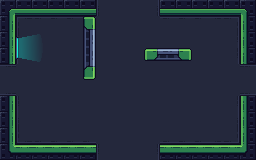

A 2D game scene composited from a Tiled map and its tileset images. What follows is a short description and the map's XML, with each tile layer's data collapsed to a summary:
An orthogonal 16x10 tile map with 16x16 px tiles, 5 tile layers (Background, Ground, Platforms, Spikes, ...) and 36 objects (4x Arrow, Spawn, Exit).

<map version="1.10" tiledversion="1.12.2" orientation="orthogonal" renderorder="right-down" width="16" height="10" tilewidth="16" tileheight="16" infinite="0" nextlayerid="7" nextobjectid="7">
 <editorsettings>
  <export target="level06.json" format="json" />
 </editorsettings>
 <tileset firstgid="1" name="tileset" tilewidth="16" tileheight="16" tilecount="180" columns="18">
  <image source="tileset.png" width="288" height="160" />
  <tile id="15">
   <objectgroup draworder="index" id="2">
    <object id="1" x="8" y="12" width="8" height="4" />
   </objectgroup>
  </tile>
  <tile id="16">
   <objectgroup draworder="index" id="2">
    <object id="1" x="0" y="12" width="8" height="4" />
   </objectgroup>
  </tile>
  <tile id="32">
   <objectgroup draworder="index" id="2">
    <object id="1" x="0" y="6" width="16" height="10" />
   </objectgroup>
  </tile>
  <tile id="33">
   <objectgroup draworder="index" id="2">
    <object id="1" x="2" y="0" width="14" height="16" />
   </objectgroup>
  </tile>
  <tile id="34">
   <objectgroup draworder="index" id="2">
    <object id="1" x="0" y="0" width="13" height="16" />
   </objectgroup>
  </tile>
  <tile id="66">
   <objectgroup draworder="index" id="2">
    <object id="1" x="0" y="8" width="16" height="8" />
   </objectgroup>
  </tile>
  <tile id="67">
   <objectgroup draworder="index" id="2">
    <object id="1" x="0" y="10" width="16" height="6" />
   </objectgroup>
  </tile>
  <tile id="68">
   <objectgroup draworder="index" id="2">
    <object id="1" x="0" y="10" width="16" height="6" />
   </objectgroup>
  </tile>
  <tile id="69">
   <objectgroup draworder="index" id="2">
    <object id="1" x="0" y="8" width="16" height="8" />
   </objectgroup>
  </tile>
  <tile id="70">
   <objectgroup draworder="index" id="2">
    <object id="1" x="0" y="10" width="16" height="6" />
   </objectgroup>
  </tile>
  <tile id="71">
   <objectgroup draworder="index" id="2">
    <object id="1" x="0" y="10" width="16" height="6" />
   </objectgroup>
  </tile>
  <tile id="75">
   <objectgroup draworder="index" id="2">
    <object id="1" x="5" y="5" width="11" height="11" />
   </objectgroup>
  </tile>
  <tile id="76">
   <objectgroup draworder="index" id="2">
    <object id="1" x="0" y="5" width="16" height="6" />
   </objectgroup>
  </tile>
  <tile id="77">
   <objectgroup draworder="index" id="2">
    <object id="1" x="0" y="5" width="11" height="11" />
   </objectgroup>
  </tile>
  <tile id="93">
   <objectgroup draworder="index" id="2">
    <object id="1" x="5" y="0" width="6" height="16" />
   </objectgroup>
  </tile>
  <tile id="95">
   <objectgroup draworder="index" id="2">
    <object id="1" x="5" y="0" width="6" height="16" />
   </objectgroup>
  </tile>
  <tile id="102">
   <objectgroup draworder="index" id="2">
    <object id="1" x="2" y="0" width="13" height="4" />
   </objectgroup>
  </tile>
  <tile id="111">
   <objectgroup draworder="index" id="2">
    <object id="1" x="5" y="0" width="11" height="11" />
   </objectgroup>
  </tile>
  <tile id="112">
   <objectgroup draworder="index" id="2">
    <object id="1" x="0" y="5" width="16" height="6" />
   </objectgroup>
  </tile>
  <tile id="113">
   <objectgroup draworder="index" id="2">
    <object id="1" x="0" y="0" width="11" height="11" />
   </objectgroup>
  </tile>
  <tile id="126">
   <objectgroup draworder="index" id="2">
    <object id="1" x="0" y="0" width="16" height="13" />
   </objectgroup>
  </tile>
  <tile id="127">
   <objectgroup draworder="index" id="2">
    <object id="1" x="0" y="0" width="16" height="13" />
   </objectgroup>
  </tile>
  <tile id="128">
   <objectgroup draworder="index" id="2">
    <object id="1" x="0" y="0" width="10" height="11" />
   </objectgroup>
  </tile>
  <tile id="129">
   <objectgroup draworder="index" id="2">
    <object id="1" x="6" y="0" width="10" height="11" />
   </objectgroup>
  </tile>
  <tile id="130">
   <objectgroup draworder="index" id="2">
    <object id="1" x="0" y="0" width="16" height="13" />
   </objectgroup>
  </tile>
  <tile id="131">
   <objectgroup draworder="index" id="2">
    <object id="1" x="0" y="0" width="16" height="13" />
   </objectgroup>
  </tile>
  <tile id="138">
   <objectgroup draworder="index" id="2">
    <object id="1" x="2" y="12" width="13" height="4" />
   </objectgroup>
  </tile>
  <tile id="162">
   <objectgroup draworder="index" id="2">
    <object id="1" x="0" y="0" width="16" height="10" />
   </objectgroup>
  </tile>
  <tile id="163">
   <objectgroup draworder="index" id="2">
    <object id="1" x="0" y="0" width="16" height="10" />
   </objectgroup>
  </tile>
  <tile id="164">
   <objectgroup draworder="index" id="2">
    <object id="1" x="0" y="0" width="16" height="10" />
   </objectgroup>
  </tile>
 </tileset>
 <layer id="1" name="Background" width="16" height="10">
  <data>[160 cells, 124 non-empty, 4 distinct tile ids]</data>
 </layer>
 <layer id="2" name="Ground" width="16" height="10">
  <data>[160 cells, 36 non-empty, 8 distinct tile ids]</data>
 </layer>
 <layer id="6" name="Platforms" width="16" height="10">
  <data>[160 cells, 7 non-empty, 3 distinct tile ids]</data>
 </layer>
 <layer id="5" name="Spikes" width="16" height="10">
  <data>[160 cells, 0 non-empty, 0 distinct tile ids]</data>
 </layer>
 <layer id="4" name="Foreground" width="16" height="10">
  <data>[160 cells, 4 non-empty, 4 distinct tile ids]</data>
 </layer>
 <objectgroup id="3" name="Objects">
  <object id="1" name="Spawn" x="48" y="136">
   <point />
  </object>
  <object id="3" name="Up" type="Arrow" x="208" y="136" rotation="-180">
   <point />
  </object>
  <object id="2" name="Exit" x="24" y="48" rotation="90">
   <point />
  </object>
  <object id="4" name="Down" type="Arrow" x="104" y="72">
   <point />
  </object>
  <object id="5" name="Left" type="Arrow" x="152" y="72" rotation="90">
   <point />
  </object>
  <object id="6" name="Left" type="Arrow" x="104" y="40" rotation="90">
   <point />
  </object>
 </objectgroup>
</map>
